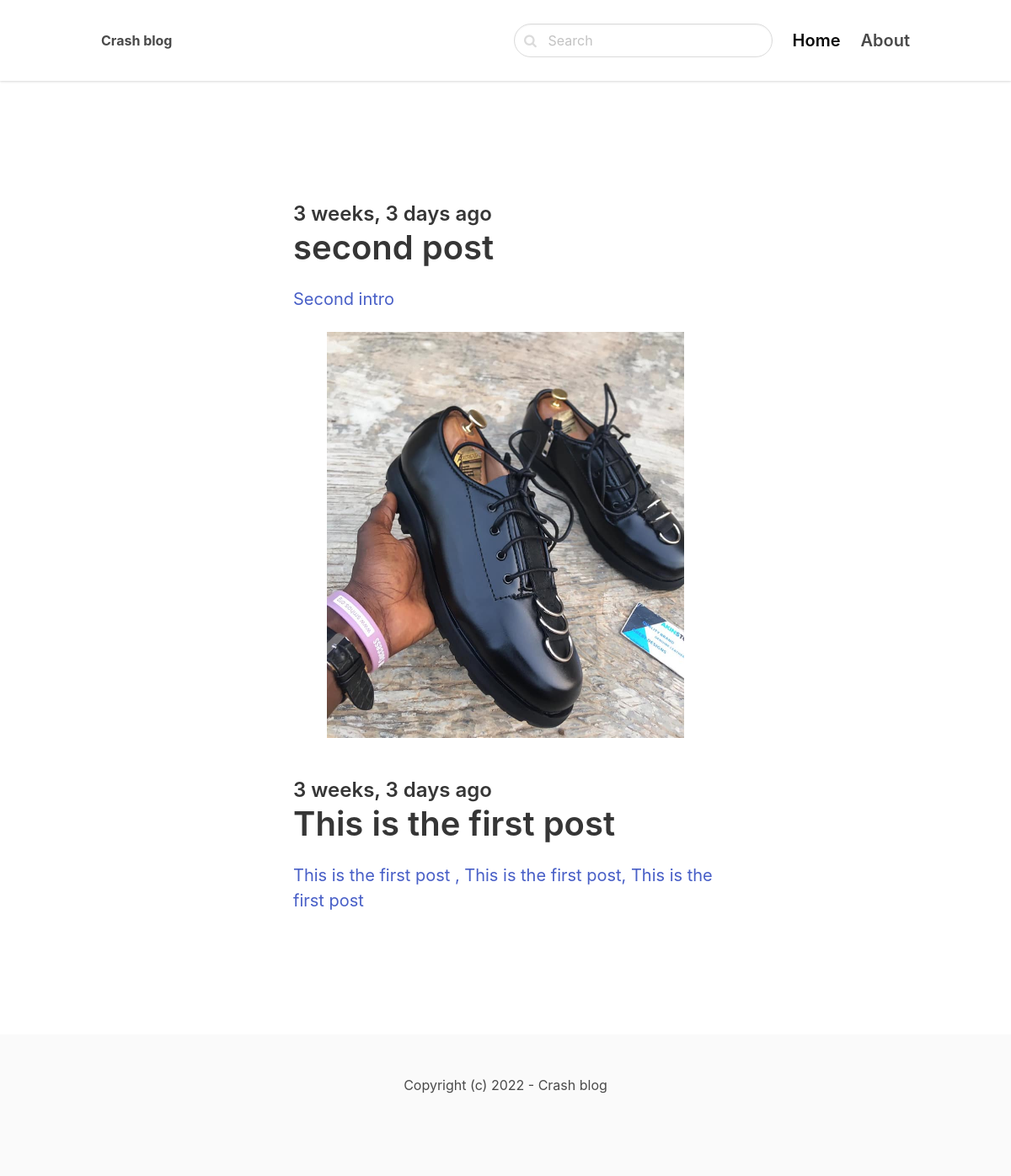
The page / on the database its author committed.
### blog/models.py (models this page shows, shortened)
class Post(models.Model):
    ACTIVE = 'active'
    DRAFT = 'draft'
    CHOICES_STATUS = (
        (ACTIVE, 'Active'),
        (DRAFT, 'Draft')
    )
    category = models.ForeignKey(Category, related_name='posts', on_delete=models.CASCADE)
    title = models.CharField(max_length=225)
    slug = models.SlugField()
    intro = models.TextField()
    body = models.TextField()
    created_at = models.DateTimeField(auto_now_add=True)
    status = models.CharField(max_length=10, choices=CHOICES_STATUS,default=ACTIVE)
    image = models.ImageField(upload_to='uploads/', blank=True, null=True)
    class Meta:
        ordering = ('-created_at',)

### core/views.py (the view)
# urls.py: path('', views.frontpage, name="frontpage"),
def frontpage(request: HttpRequest) -> HttpResponse:
    posts = Post.objects.filter(status=Post.ACTIVE)
    return render (request=request, template_name='core/frontpage.html', context={'posts': posts})

### core/templates/core/frontpage.html (shortened to what this page needs)
{% extends 'core/base.html' %}
{% block content %}
    <section class="hero">
        <div class="hero-body">
            <div class="container">
                <section class="section">
                    <div class="columns">
                        <div class="column is-8 is-offset-2">
                            {% for post in posts %}
                                <div class="content is-medium">
                                    <a href="{% url 'post_detail' post.category.slug post.slug %}">
                                        {% if post.image %}
                                            <figure class="image">
                                                <img src="{{ post.image.url }}">
                                            </figure>
                                        {% endif %}
                                        <h2 class="subtitle is-4">{{ post.created_at|timesince }} ago</h2>
                                        <h1 class="title">{{ post.title }}</h1>
                                        <p>{{ post.intro }}</p>
                                    </a>
                                </div>
                            {% endfor %}
                        </div>
                    </div>
                </section>
            </div>
        </div>
    </section>
{% endblock content %}

### core/templates/core/base.html (shortened to what this page needs)
<!DOCTYPE html>
<html>
    <head>
        <link rel="stylesheet" href="https://unpkg.com/bulma@0.9.2/css/bulma.min.css">
        <link href="https://stackpath.bootstrapcdn.com/font-awesome/4.7.0/css/font-awesome.min.css" rel="stylesheet">
    </head>
    <body>
        <nav class="navbar">
            <div class="container">
              <div class="navbar-brand">
                <a class="navbar-item" href="/">
                  <strong>Crash blog</strong>
                </a>
              </div>
              <div id="navbarMenu" class="navbar-menu">
                <div class="navbar-end">
                  <div class=" navbar-item">
                    <form method="get" action="{% url 'search' %}">
                      <div class="control has-icons-left">
                        <input class="input is-rounded" name="query" type="text" placeholder="Search">
                        <span class="icon is-left">
                        </span>
                      </div>
                    </form>
                  </div>
                  <a href="/" class="navbar-item is-active is-size-5 has-text-weight-semibold">
                    Home
                  </a>
                  <a href="{% url 'about' %}" class="navbar-item is-size-5 has-text-weight-semibold">
                    About
                  </a>
                </div>
              </div>
            </div>
          </nav>
        <section class="section">
          <div class="container">
            {% block content %}
            {% endblock content %}
          </div>
        </section>
        <footer class="footer">
          <div class="content has-text-centered">
            <p>
              Copyright (c) 2022 - Crash blog
            </p>
          </div>
        </footer>
    </body>
</html>

### core/templates/core/base.html (style rules this page uses)
nav.navbar { height: 6rem !important; box-shadow: 0 1px 3px 0 rgba(0, 0, 0, .1), 0 1px 2px 0 rgba(0, 0, 0, .06) !important; }

### rows shown on the page
Post: created_at "3 weeks, 3 days", title "second post", intro "Second intro"
Post: image (picture), created_at "3 weeks, 3 days", title "This is the first post", intro "This is the first post , This is the first post, This is the first post"
